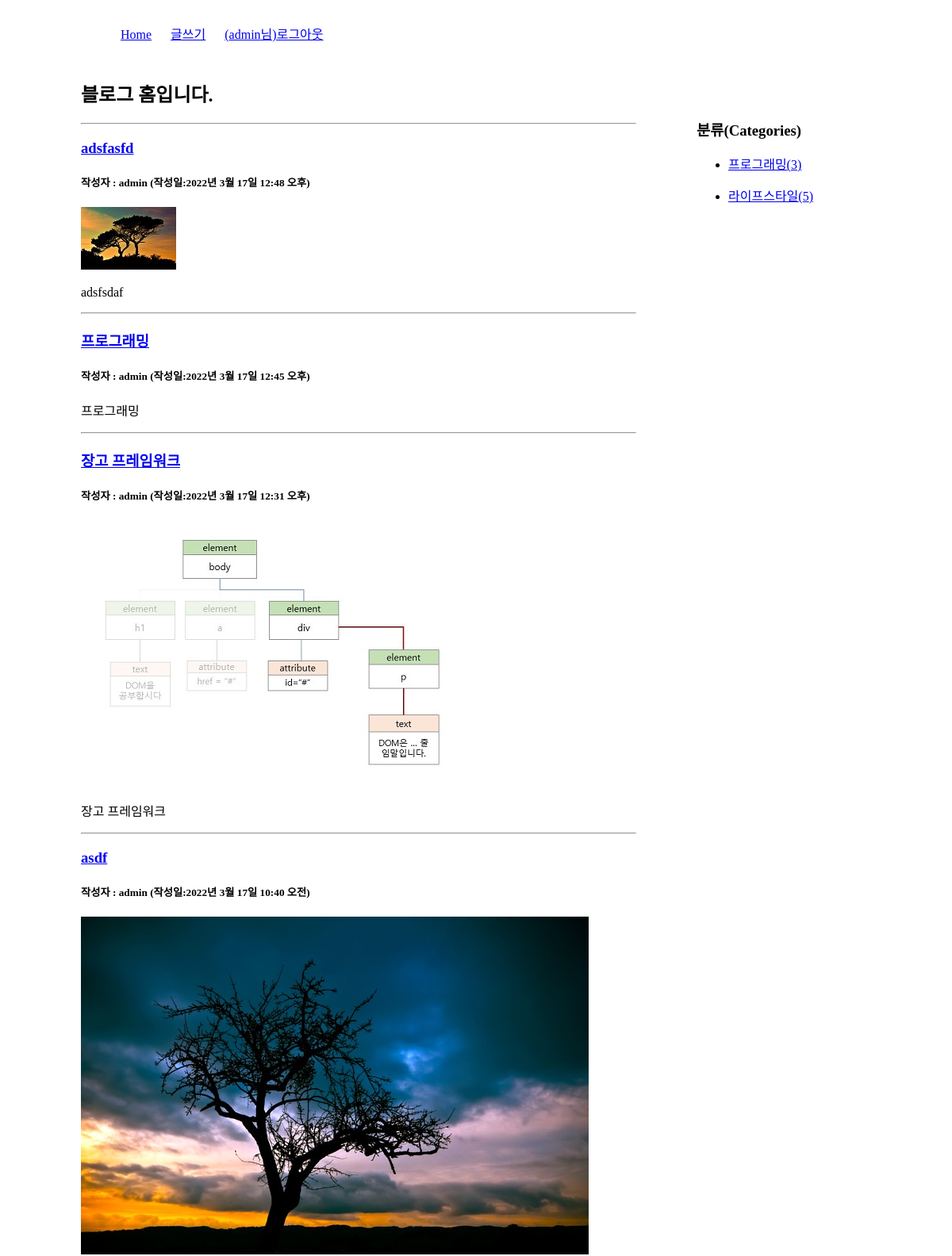
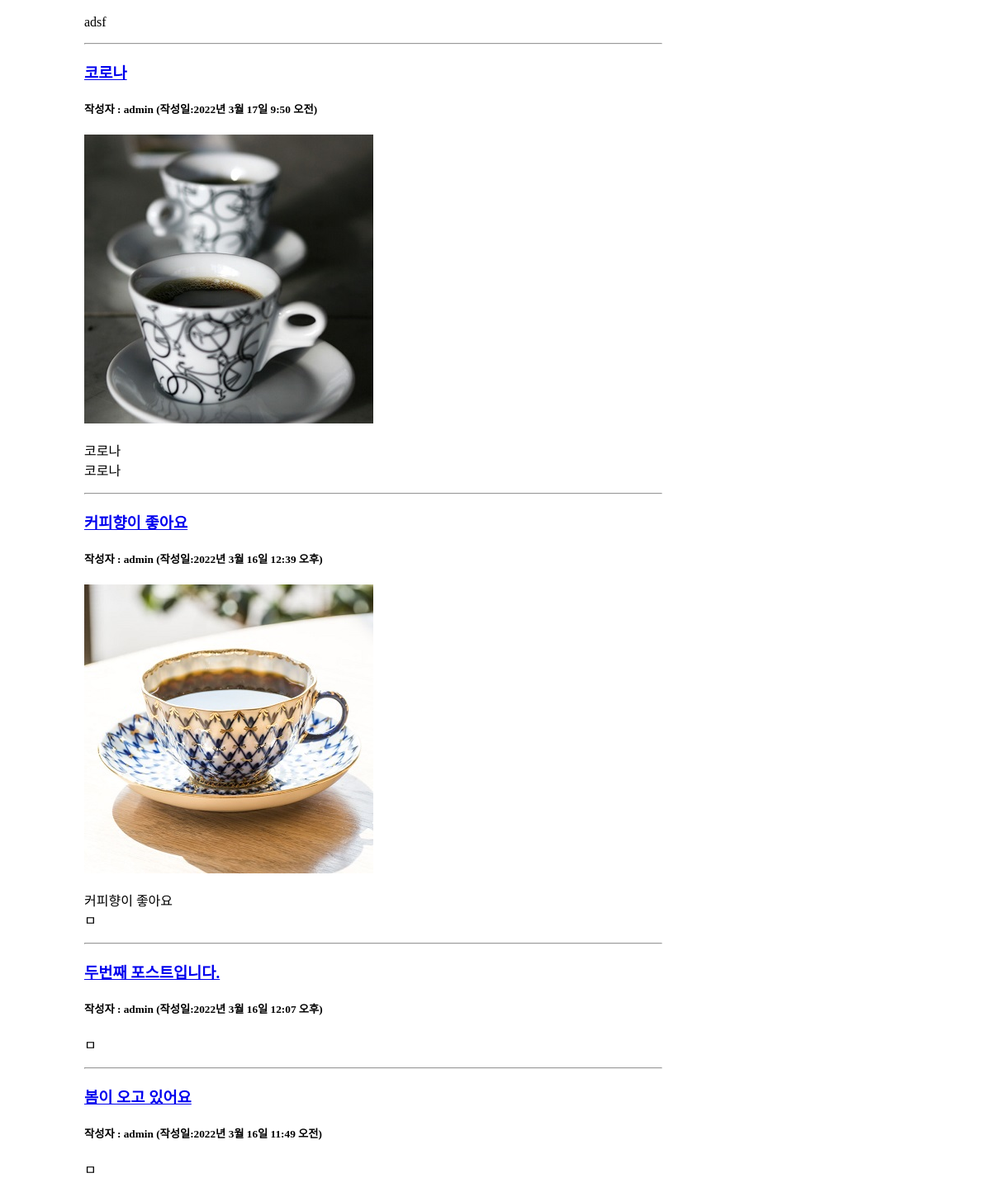
The app's page / (signed in) with its own data (2 pictures, top to bottom).
### blog/models.py (models this page shows, shortened)
class Post(models.Model):
    title = models.CharField(max_length=100)
    content = models.TextField()
    pub_date = models.DateTimeField()
    modify_date = models.DateTimeField(null=True, blank=True)   # 빈칸 허용
    photo = models.ImageField(upload_to='blog/images/%Y/%m/%d/',
                              null=True, blank=True)            # Y만 대문자
    author = models.ForeignKey(User, on_delete=models.CASCADE)
    category = models.ForeignKey(Category, null=True, blank=True, on_delete=models.SET_NULL)        # 카테고리가 삭제되어도 블로그는 유지됨(미분류가 있을수 있다)

class Category(models.Model):
    name = models.CharField(max_length=50, unique=True)         # 카테고리 이름 - 유일
    slug = models.SlugField(max_length=200, unique=True, allow_unicode=True)        # 한글 인코딩
    def __str__(self):
        return self.name
    def get_absolute_url(self):
        return "/blog/category/{}".format(self.slug)            # ex) /blog/category/프로그래밍
    class Meta:
        verbose_name_plural = 'Categories'                  # Categorys로 나오는거 바꿔줌

### blog/views.py (the view)
# urls.py: path('', views.index, name='index'),                    # 127.0.0.1:8000/blog/
def index(request):
    post_list = Post.objects.order_by('-pk')           # 최근 작성일 - 내림차순 정렬 ('-pub_date')도 가능
    categories = Category.objects.all()
    context = {'post_list':post_list, 'categories':categories}
    return render(request, 'blog/post_list.html', context)

### templates/blog/post_list.html (shortened to what this page needs)
<!DOCTYPE html>
<html lang="ko">
{% load static %}
<head>
    <link rel="stylesheet" href="{% static 'blog/css/style.css' %}">
</head>
<body>
    <div id="container">
        {% include 'navbar.html' %}
        <section id="list">
            <h1>블로그 홈입니다.</h1>
            {% if post_list %}
            {% for post in post_list %}
            <hr>
            <h3><a href="{% url 'blog:detail' post.id %}">{{ post.title }}</a></h3>
            <h5>작성자 : {{ post.author }} (작성일:{{ post.pub_date }})</h5>
            {% if post.photo %}
            <img src="{{ post.photo.url }}">
            {% endif %}
            <p>{{ post.content | linebreaks }}</p>
            {% endfor %}
            {% else %}
            <p>포스트가 없습니다.</p>
            {% endif %}
        </section>
        <aside>
            <h3>분류(Categories)</h3>
            <div>
                {% for category in categories %}
                <ul>
                    <li><a href="{{ category.get_absolute_url }}">
                        {{ category }}({{ category.post_set.count }})</a>
                    </li>
                </ul>
                {% endfor %}
            </div>
        </aside>
    </div>
</body>
</html>

### templates/navbar.html
<header>
    <nav>
        <ul>
            <li><a href="{% url 'blog:index' %}">Home</a></li>
            <li><a href="{% url 'blog:post_create' %}">글쓰기</a></li>
            {% if user.is_authenticated %}
            <li><a href="{% url 'common:logout' %}">({{ user.username }}님)로그아웃</a></li>
            {% else %}
            <li><a href="{% url 'common:login' %}">로그인</a></li>
            {% endif %}
        </ul>
    </nav>
</header>

### static/blog/css/style.css (style rules this page uses)
#container { width: 996px; margin: 20px auto; }
nav ul { list-style: none; }
nav ul li { display: inline-block; margin: 10px; }
#list, #detail { width: 700px; float: left; }
aside { width: 200px; float: right; margin: 50px 20px 0 0; }

### records on screen
Post: title "adsfasfd", author "admin", pub_date "2022년 3월 17일 12:48 오후", photo (picture), content "adsfsdaf"
Post: title "프로그래밍", author "admin", pub_date "2022년 3월 17일 12:45 오후", content "프로그래밍"
Post: title "장고 프레임워크", author "admin", pub_date "2022년 3월 17일 12:31 오후", photo (picture), content "장고 프레임워크"
Post: title "asdf", author "admin", pub_date "2022년 3월 17일 10:40 오전", photo (picture), content "adsf"
Post: title "코로나", author "admin", pub_date "2022년 3월 17일 9:50 오전", photo (picture), content "코로나 코로나"
Post: title "커피향이 좋아요", author "admin", pub_date "2022년 3월 16일 12:39 오후", photo (picture), content "커피향이 좋아요 ㅁ"
Post: title "두번째 포스트입니다.", author "admin", pub_date "2022년 3월 16일 12:07 오후", content "ㅁ"
Post: title "봄이 오고 있어요", author "admin", pub_date "2022년 3월 16일 11:49 오전", content "ㅁ"
Category: name "프로그래밍", post_set.count "3"
Category: name "라이프스타일", post_set.count "5"

### other values on screen
{{ user.username }} "admin"
